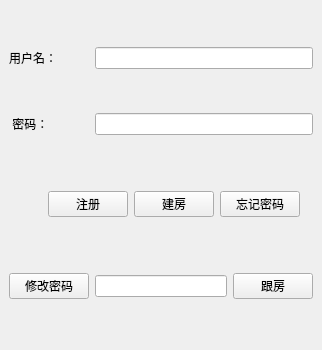
<?xml version="1.0" encoding="UTF-8"?>
<ui version="4.0">
 <class>MainWindow</class>
 <widget class="QMainWindow" name="MainWindow">
  <property name="geometry">
   <rect>
    <x>0</x>
    <y>0</y>
    <width>322</width>
    <height>350</height>
   </rect>
  </property>
  <property name="sizePolicy">
   <sizepolicy hsizetype="Preferred" vsizetype="Fixed">
    <horstretch>0</horstretch>
    <verstretch>0</verstretch>
   </sizepolicy>
  </property>
  <property name="minimumSize">
   <size>
    <width>322</width>
    <height>350</height>
   </size>
  </property>
  <property name="maximumSize">
   <size>
    <width>322</width>
    <height>350</height>
   </size>
  </property>
  <property name="windowTitle">
   <string>游戏登录器</string>
  </property>
  <property name="styleSheet">
   <string notr="true">*{
background-image:url(:/new/prefix1/login.jpg);
}

</string>
  </property>
  <widget class="QWidget" name="centralwidget">
   <property name="styleSheet">
    <string notr="true">
</string>
   </property>
   <layout class="QGridLayout" name="gridLayout_11">
    <item row="0" column="0">
     <widget class="QLabel" name="label">
      <property name="text">
       <string>用户名：</string>
      </property>
     </widget>
    </item>
    <item row="1" column="0">
     <widget class="QLabel" name="label_2">
      <property name="text">
       <string> 密码：</string>
      </property>
     </widget>
    </item>
    <item row="3" column="0">
     <widget class="QPushButton" name="new_password">
      <property name="text">
       <string>修改密码</string>
      </property>
     </widget>
    </item>
    <item row="1" column="1">
     <widget class="QLineEdit" name="password">
      <property name="echoMode">
       <enum>QLineEdit::Password</enum>
      </property>
     </widget>
    </item>
    <item row="0" column="1">
     <widget class="QLineEdit" name="username"/>
    </item>
    <item row="3" column="1">
     <layout class="QHBoxLayout" name="horizontalLayout">
      <item>
       <widget class="QLineEdit" name="room_no"/>
      </item>
      <item>
       <widget class="QPushButton" name="follow">
        <property name="text">
         <string>跟房</string>
        </property>
       </widget>
      </item>
     </layout>
    </item>
    <item row="2" column="0" colspan="2">
     <widget class="QWidget" name="widget" native="true">
      <property name="sizePolicy">
       <sizepolicy hsizetype="Preferred" vsizetype="Preferred">
        <horstretch>0</horstretch>
        <verstretch>0</verstretch>
       </sizepolicy>
      </property>
      <property name="maximumSize">
       <size>
        <width>300</width>
        <height>50</height>
       </size>
      </property>
      <layout class="QGridLayout" name="gridLayout_10">
       <item row="0" column="1">
        <widget class="QPushButton" name="register_2">
         <property name="text">
          <string>注册</string>
         </property>
        </widget>
       </item>
       <item row="0" column="2">
        <widget class="QPushButton" name="createroom">
         <property name="text">
          <string>建房</string>
         </property>
        </widget>
       </item>
       <item row="0" column="3">
        <widget class="QPushButton" name="forgot_password">
         <property name="text">
          <string>忘记密码</string>
         </property>
        </widget>
       </item>
       <item row="0" column="0">
        <spacer name="horizontalSpacer">
         <property name="orientation">
          <enum>Qt::Horizontal</enum>
         </property>
         <property name="sizeHint" stdset="0">
          <size>
           <width>40</width>
           <height>20</height>
          </size>
         </property>
        </spacer>
       </item>
      </layout>
     </widget>
    </item>
   </layout>
  </widget>
 </widget>
 <resources/>
 <connections/>
</ui>
